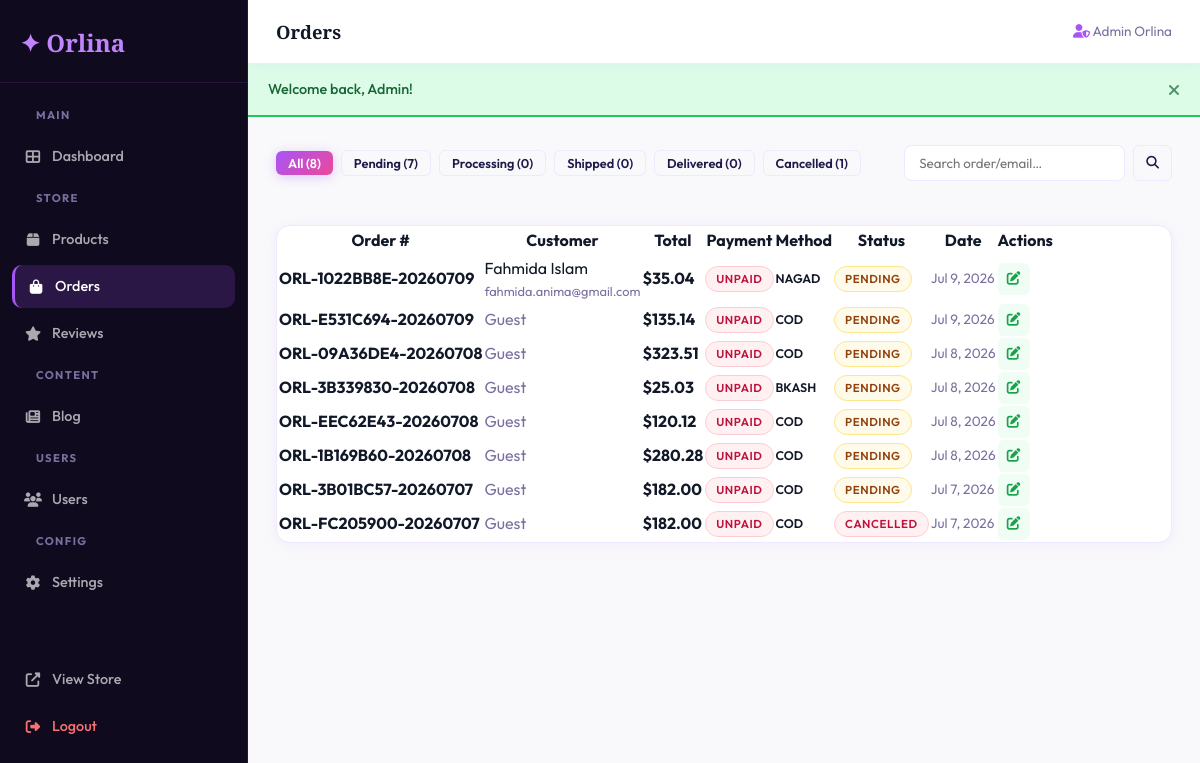
Screenshot of /orders.php (signed in) with the database file from the repository.
### tables this page shows
CREATE TABLE `orders` (
  `id` int(11) NOT NULL,
  `user_id` int(11) DEFAULT NULL,
  `order_number` varchar(50) NOT NULL,
  `total_amount` decimal(12,2) NOT NULL,
  `status` enum('pending','processing','shipped','delivered','cancelled') DEFAULT 'pending',
  `payment_method` varchar(50) DEFAULT NULL,
  `payment_status` enum('unpaid','paid','refunded') DEFAULT 'unpaid',
  `stripe_session_id` varchar(200) DEFAULT NULL,
  `shipping_address` text DEFAULT NULL,
  `created_at` timestamp NOT NULL DEFAULT current_timestamp()
);

CREATE TABLE `users` (
  `id` int(11) NOT NULL,
  `first_name` varchar(100) NOT NULL,
  `last_name` varchar(100) NOT NULL,
  `email` varchar(150) NOT NULL,
  `password` varchar(255) NOT NULL,
  `phone` varchar(20) DEFAULT NULL,
  `address` text DEFAULT NULL,
  `city` varchar(100) DEFAULT NULL,
  `avatar` varchar(255) DEFAULT NULL,
  `role` enum('member','admin','super_admin') DEFAULT 'member',
  `created_at` timestamp NOT NULL DEFAULT current_timestamp()
);

CREATE TABLE `settings` (
  `id` int(11) NOT NULL,
  `setting_key` varchar(100) NOT NULL,
  `setting_value` text NOT NULL,
  `updated_at` timestamp NOT NULL DEFAULT current_timestamp() ON UPDATE current_timestamp()
);

### includes/functions.php (called while the page is built, shortened)
<?php
require_once __DIR__ . '/db.php';
require_once __DIR__ . '/currency.php';
function h(string $str): string { return htmlspecialchars($str, ENT_QUOTES, 'UTF-8'); }

### includes/currency.php (called while the page is built, shortened)
<?php
function getActiveCurrency(): string {
    global $pdo;
    static $currency = null;
    if ($currency === null) {
        try {
            $stmt = $pdo->prepare("SELECT setting_value FROM settings WHERE setting_key = 'active_currency'");
            $stmt->execute();
            $row = $stmt->fetch();
            $currency = $row ? $row['setting_value'] : 'BDT';
        } catch (Exception $e) {
            $currency = 'BDT';
        }
    }
    return $currency;
}
function convertAmount(float $amountBDT, string $currency = null): float {
    $rates = CURRENCY_RATES;
    return $amountBDT * ($rates[$currency] ?? 1);
}
function formatPrice(float $amountBDT, string $currency = null): string {
    if ($currency === null) $currency = getActiveCurrency();
    $converted = convertAmount($amountBDT, $currency);
    $symbol = CURRENCY_SYMBOLS[$currency] ?? $currency . ' ';
    return $symbol . number_format($converted, 2);
}

### orders.php (the view, shortened to what this page needs)
<?php
require_once __DIR__ . '/includes/functions.php';
$filter = $_GET['status'] ?? '';
$search = $_GET['s'] ?? '';
$where  = [];
$params = [];
$whereStr = $where ? 'WHERE ' . implode(' AND ', $where) : '';
$orders = $pdo->prepare("
    SELECT o.*, u.first_name, u.last_name, u.email
    FROM orders o LEFT JOIN users u ON o.user_id=u.id
    $whereStr ORDER BY o.created_at DESC LIMIT 60
");
$orders->execute($params);
$orders = $orders->fetchAll();
$counts = [];
foreach (['pending','processing','shipped','delivered','cancelled'] as $s) {
    $counts[$s] = $pdo->query("SELECT COUNT(*) FROM orders WHERE status='$s'")->fetchColumn();
}
include __DIR__ . '/layout.php';
?>
<div style="display:flex;gap:8px;margin-bottom:20px;flex-wrap:wrap;align-items:center;">
  <a href="?" class="btn <?= !$filter ? 'btn-primary' : 'btn-outline' ?> btn-sm">All (<?= array_sum($counts) ?>)</a>
  <?php foreach ($counts as $s => $c): ?>
  <a href="?status=<?= $s ?>" class="btn <?= $filter===$s ? 'btn-primary' : 'btn-outline' ?> btn-sm"><?= ucfirst($s) ?> (<?= $c ?>)</a>
  <?php endforeach; ?>
  <form method="GET" style="margin-left:auto;display:flex;gap:8px;">
    <input type="text" name="s" value="<?= h($search) ?>" placeholder="Search order/email…" style="padding:9px 14px;border:1.5px solid var(--border);border-radius:8px;font-family:'Outfit',sans-serif;outline:none;">
    <button type="submit" class="btn btn-outline btn-sm"><i class="fas fa-search"></i></button>
  </form>
</div>
<div class="admin-card">
  <table class="data-table">
    <thead>
      <tr><th>Order #</th><th>Customer</th><th>Total</th><th>Payment</th><th>Method</th><th>Status</th><th>Date</th><th>Actions</th></tr>
    </thead>
    <tbody>
      <?php foreach ($orders as $ord): ?>
      <tr>
        <td><strong><?= h($ord['order_number']) ?></strong></td>
        <td>
          <?php if ($ord['first_name']): ?>
          <div><?= h($ord['first_name'].' '.$ord['last_name']) ?></div>
          <div style="font-size:0.8rem;color:var(--text2);"><?= h($ord['email']) ?></div>
          <?php else: echo '<span style="color:var(--text2);">Guest</span>'; endif; ?>
        </td>
        <td><strong><?= formatPrice($ord['total_amount']) ?></strong></td>
        <td><span class="status-badge status-<?= h($ord['payment_status']) ?>"><?= h(ucfirst($ord['payment_status'])) ?></span></td>
        <td style="text-transform:uppercase;font-size:0.78rem;font-weight:600;"><?= h($ord['payment_method']) ?></td>
        <td><span class="status-badge status-<?= h($ord['status']) ?>"><?= h(ucfirst($ord['status'])) ?></span></td>
        <td style="font-size:0.85rem;color:var(--text2);"><?= date('M j, Y', strtotime($ord['created_at'])) ?></td>
        <td>
          <button class="btn-icon btn-icon-edit" onclick="openUpdateModal(<?= json_encode($ord) ?>)" title="Update Status"><i class="fas fa-edit"></i></button>
        </td>
      </tr>
      <?php endforeach; ?>
    </tbody>
  </table>
</div>
    </div>
  </div>
</div>
</body>
</html>

### assets/css/style.css (style rules this page uses)
:root { --primary: linear-gradient(135deg, #ec4899, #8b5cf6); --primary-start: #ec4899; --primary-end: #8b5cf6; --accent: #facc15; --bg: #ffffff; --surface: #f9f9fb; --border: rgba(0, 0, 0, 0.06); --text: #111827; --text2: #6b7280; --radius: 14px; --shadow: 0 4px 24px rgba(139, 92, 246, 0.08); --shadow-hover: 0 12px 40px rgba(139, 92, 246, 0.18); --transition: 0.3s cubic-bezier(0.4, 0, 0.2, 1); --sidebar-w: 250px; --topbar-h: 60px; }
*, *::before, *::after { box-sizing: border-box; margin: 0; padding: 0; }
html { scroll-behavior: smooth; }
body { font-family: 'Outfit', sans-serif; font-weight: 400; color: var(--text); background: var(--bg); line-height: 1.6; overflow-x: hidden; }
a { text-decoration: none; color: inherit; }
.btn { display: inline-flex; align-items: center; gap: 8px; padding: 12px 28px; border-radius: 50px; font-family: 'Outfit', sans-serif; font-weight: 600; font-size: 0.95rem; border: none; cursor: pointer; transition: var(--transition); text-decoration: none; }
.btn-primary { background-color: #ec4899; background-image: linear-gradient(135deg, #ec4899, #8b5cf6); color: #fff; box-shadow: 0 4px 16px rgba(236, 72, 153, 0.3); }
.btn-outline { background: transparent; color: var(--primary-start); border: 2px solid var(--primary-start); }
.btn-sm { padding: 8px 18px; font-size: 0.85rem; }
.status-badge { display: inline-flex; align-items: center; padding: 4px 12px; border-radius: 50px; font-size: 0.75rem; font-weight: 700; text-transform: uppercase; letter-spacing: 0.05em; }
.status-pending { background: #fef9c3; color: #854d0e; }
.status-cancelled { background: #fee2e2; color: #991b1b; }
.status-unpaid { background: #fee2e2; color: #991b1b; }
.admin-card { background: #fff; border-radius: var(--radius); border: 1.5px solid var(--border); overflow: hidden; margin-bottom: 24px; }
.btn-icon { width: 34px; height: 34px; border-radius: 8px; display: inline-flex; align-items: center; justify-content: center; border: none; cursor: pointer; font-size: 0.85rem; transition: var(--transition); }
.btn-icon-edit { background: #eff6ff; color: #2563eb; }

### admin/admin.css (style rules this page uses)
*, *::before, *::after { box-sizing: border-box; margin: 0; padding: 0; }
:root { --primary: #c084fc; --primary-start: #a855f7; --primary-end: #ec4899; --primary-grad: linear-gradient(135deg, #a855f7 0%, #ec4899 100%); --sidebar-bg: #0f0a1e; --sidebar-hover: rgba(168,85,247,.12); --sidebar-active: rgba(168,85,247,.18); --sidebar-border: rgba(168,85,247,.15); --topbar-bg: #ffffff; --page-bg: #f8f5ff; --card-bg: #ffffff; --border: #ede9fe; --text1: #1e1b4b; --text2: #7c6fa0; --text3: #a89fc0; --radius: 14px; --radius-sm: 8px; --shadow: 0 2px 16px rgba(168,85,247,.08); --shadow-lg: 0 8px 32px rgba(168,85,247,.14); --sidebar-w: 248px; --topbar-h: 64px; --transition: 0.22s ease; }
html, body { height: 100%; }
a { text-decoration: none; color: inherit; }
button { cursor: pointer; font-family: inherit; border: none; background: none; }
input, select, textarea { font-family: inherit; }
.admin-card { background: var(--card-bg); border-radius: var(--radius); border: 1px solid var(--border); box-shadow: var(--shadow); overflow: hidden; }
.status-badge { display: inline-flex; align-items: center; padding: 3px 10px; border-radius: 20px; font-size: 0.72rem; font-weight: 600; white-space: nowrap; }
.status-pending { background: #fffbeb; color: #92400e; border: 1px solid #fde68a; }
.status-cancelled { background: #fff1f2; color: #be123c; border: 1px solid #fecdd3; }
.status-unpaid { background: #fff1f2; color: #be123c; border: 1px solid #fecdd3; }
.btn { display: inline-flex; align-items: center; justify-content: center; gap: 7px; padding: 9px 18px; border-radius: var(--radius-sm); font-size: 0.875rem; font-weight: 600; transition: all var(--transition); cursor: pointer; white-space: nowrap; border: none; line-height: 1; }
.btn-primary { background: var(--primary-grad); color: #fff; box-shadow: 0 2px 12px rgba(168,85,247,.3); }
.btn-outline { background: transparent; border: 1px solid var(--border); color: var(--text1); }
.btn-sm { padding: 6px 12px; font-size: 0.8rem; border-radius: 6px; }
.btn-icon { width: 32px; height: 32px; border-radius: 6px; display: inline-flex; align-items: center; justify-content: center; font-size: 0.85rem; transition: all var(--transition); flex-shrink: 0; }
.btn-icon-edit { background: #f0fdf4; color: #16a34a; }

### rows the page displays
orders: order_number "ORL-1022BB8E-20260709", user.last_name "Fahmida Islam", user.email "fahmida.anima@gmail.com", total_amount.setting_value "$35.04", payment_status "UNPAID", payment_method "NAGAD", status "PENDING", created_at "Jul 9, 2026"
orders: order_number "ORL-E531C694-20260709", shows "Guest", total_amount "$135.14", payment_status "UNPAID", payment_method "COD", status "PENDING", created_at "Jul 9, 2026"
orders: order_number "ORL-09A36DE4-20260708", shows "Guest", total_amount "$323.51", payment_status "UNPAID", payment_method "COD", status "PENDING", created_at "Jul 8, 2026"
orders: order_number "ORL-3B339830-20260708", shows "Guest", total_amount "$25.03", payment_status "UNPAID", payment_method "BKASH", status "PENDING", created_at "Jul 8, 2026"
orders: order_number "ORL-EEC62E43-20260708", shows "Guest", total_amount "$120.12", payment_status "UNPAID", payment_method "COD", status "PENDING", created_at "Jul 8, 2026"
orders: order_number "ORL-1B169B60-20260708", shows "Guest", total_amount "$280.28", payment_status "UNPAID", payment_method "COD", status "PENDING", created_at "Jul 8, 2026"
orders: order_number "ORL-3B01BC57-20260707", shows "Guest", total_amount "$182.00", payment_status "UNPAID", payment_method "COD", status "PENDING", created_at "Jul 7, 2026"
orders: order_number "ORL-FC205900-20260707", shows "Guest", total_amount "$182.00", payment_status "UNPAID", payment_method "COD", status "CANCELLED", created_at "Jul 7, 2026"

### other values shown
ADMIN_PAGE "Orders"
$_SESSION['user_name'] "Admin Orlina"
$_SESSION['flash']['message'] "Welcome back, Admin!"
array_sum($counts) "8"
$s "Pending"
$c "7"
$s "Processing"
$c "0"
$s "Shipped"
$s "Delivered"
$s "Cancelled"
$c "1"
